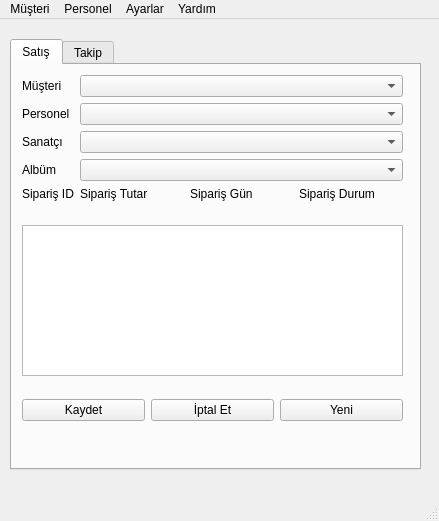
<?xml version="1.0" encoding="UTF-8"?>
<ui version="4.0">
 <class>MainWindow</class>
 <widget class="QMainWindow" name="MainWindow">
  <property name="geometry">
   <rect>
    <x>0</x>
    <y>0</y>
    <width>439</width>
    <height>521</height>
   </rect>
  </property>
  <property name="windowTitle">
   <string>MainWindow</string>
  </property>
  <widget class="QWidget" name="centralwidget">
   <widget class="QTabWidget" name="tabWidget">
    <property name="geometry">
     <rect>
      <x>10</x>
      <y>20</y>
      <width>411</width>
      <height>431</height>
     </rect>
    </property>
    <property name="currentIndex">
     <number>0</number>
    </property>
    <widget class="QWidget" name="tab">
     <attribute name="title">
      <string>Satış</string>
     </attribute>
     <widget class="QWidget" name="formLayoutWidget">
      <property name="geometry">
       <rect>
        <x>10</x>
        <y>10</y>
        <width>381</width>
        <height>141</height>
       </rect>
      </property>
      <layout class="QFormLayout" name="formLayout">
       <item row="0" column="0">
        <widget class="QLabel" name="label">
         <property name="text">
          <string>Müşteri</string>
         </property>
        </widget>
       </item>
       <item row="1" column="0">
        <widget class="QLabel" name="label_2">
         <property name="text">
          <string>Personel</string>
         </property>
        </widget>
       </item>
       <item row="2" column="0">
        <widget class="QLabel" name="label_3">
         <property name="text">
          <string>Sanatçı</string>
         </property>
        </widget>
       </item>
       <item row="3" column="0">
        <widget class="QLabel" name="label_4">
         <property name="text">
          <string>Albüm</string>
         </property>
        </widget>
       </item>
       <item row="4" column="0">
        <widget class="QLabel" name="label_5">
         <property name="text">
          <string>Sipariş ID</string>
         </property>
        </widget>
       </item>
       <item row="0" column="1">
        <widget class="QComboBox" name="cmbMusteri"/>
       </item>
       <item row="1" column="1">
        <widget class="QComboBox" name="comboBox_2"/>
       </item>
       <item row="2" column="1">
        <widget class="QComboBox" name="comboBox_3"/>
       </item>
       <item row="3" column="1">
        <widget class="QComboBox" name="comboBox_4"/>
       </item>
       <item row="4" column="1">
        <layout class="QHBoxLayout" name="horizontalLayout_2">
         <item>
          <widget class="QLabel" name="label_8">
           <property name="text">
            <string>Sipariş Tutar</string>
           </property>
          </widget>
         </item>
         <item>
          <widget class="QLabel" name="label_7">
           <property name="text">
            <string>Sipariş Gün</string>
           </property>
          </widget>
         </item>
         <item>
          <widget class="QLabel" name="label_6">
           <property name="text">
            <string>Sipariş Durum</string>
           </property>
          </widget>
         </item>
        </layout>
       </item>
      </layout>
     </widget>
     <widget class="QTableWidget" name="tableWidget">
      <property name="geometry">
       <rect>
        <x>10</x>
        <y>160</y>
        <width>381</width>
        <height>151</height>
       </rect>
      </property>
     </widget>
     <widget class="QWidget" name="horizontalLayoutWidget">
      <property name="geometry">
       <rect>
        <x>10</x>
        <y>320</y>
        <width>381</width>
        <height>51</height>
       </rect>
      </property>
      <layout class="QHBoxLayout" name="horizontalLayout">
       <item>
        <widget class="QPushButton" name="pushButton">
         <property name="text">
          <string>Kaydet</string>
         </property>
        </widget>
       </item>
       <item>
        <widget class="QPushButton" name="pushButton_2">
         <property name="text">
          <string>İptal Et</string>
         </property>
        </widget>
       </item>
       <item>
        <widget class="QPushButton" name="btYeni">
         <property name="text">
          <string>Yeni</string>
         </property>
        </widget>
       </item>
      </layout>
     </widget>
    </widget>
    <widget class="QWidget" name="tab_2">
     <attribute name="title">
      <string>Takip</string>
     </attribute>
     <widget class="QWidget" name="formLayoutWidget_2">
      <property name="geometry">
       <rect>
        <x>10</x>
        <y>10</y>
        <width>391</width>
        <height>81</height>
       </rect>
      </property>
      <layout class="QFormLayout" name="formLayout_2">
       <item row="1" column="0">
        <widget class="QLabel" name="label_9">
         <property name="text">
          <string>Sipariş ID:</string>
         </property>
        </widget>
       </item>
       <item row="1" column="1">
        <widget class="QLineEdit" name="lineEdit"/>
       </item>
       <item row="2" column="1">
        <widget class="QPushButton" name="pushButton_4">
         <property name="text">
          <string>Ara</string>
         </property>
        </widget>
       </item>
      </layout>
     </widget>
     <widget class="QTreeWidget" name="treeWidget">
      <property name="geometry">
       <rect>
        <x>20</x>
        <y>100</y>
        <width>371</width>
        <height>281</height>
       </rect>
      </property>
      <column>
       <property name="text">
        <string notr="true">1</string>
       </property>
      </column>
     </widget>
    </widget>
   </widget>
  </widget>
  <widget class="QMenuBar" name="menubar">
   <property name="geometry">
    <rect>
     <x>0</x>
     <y>0</y>
     <width>439</width>
     <height>18</height>
    </rect>
   </property>
   <widget class="QMenu" name="menuM_teri">
    <property name="title">
     <string>Müşteri</string>
    </property>
   </widget>
   <widget class="QMenu" name="menuPersonel">
    <property name="title">
     <string>Personel</string>
    </property>
   </widget>
   <widget class="QMenu" name="menuAyarlar">
    <property name="title">
     <string>Ayarlar</string>
    </property>
   </widget>
   <widget class="QMenu" name="menuYard_m">
    <property name="title">
     <string>Yardım</string>
    </property>
   </widget>
   <addaction name="menuM_teri"/>
   <addaction name="menuPersonel"/>
   <addaction name="menuAyarlar"/>
   <addaction name="menuYard_m"/>
  </widget>
  <widget class="QStatusBar" name="statusbar"/>
 </widget>
 <resources/>
 <connections/>
</ui>
